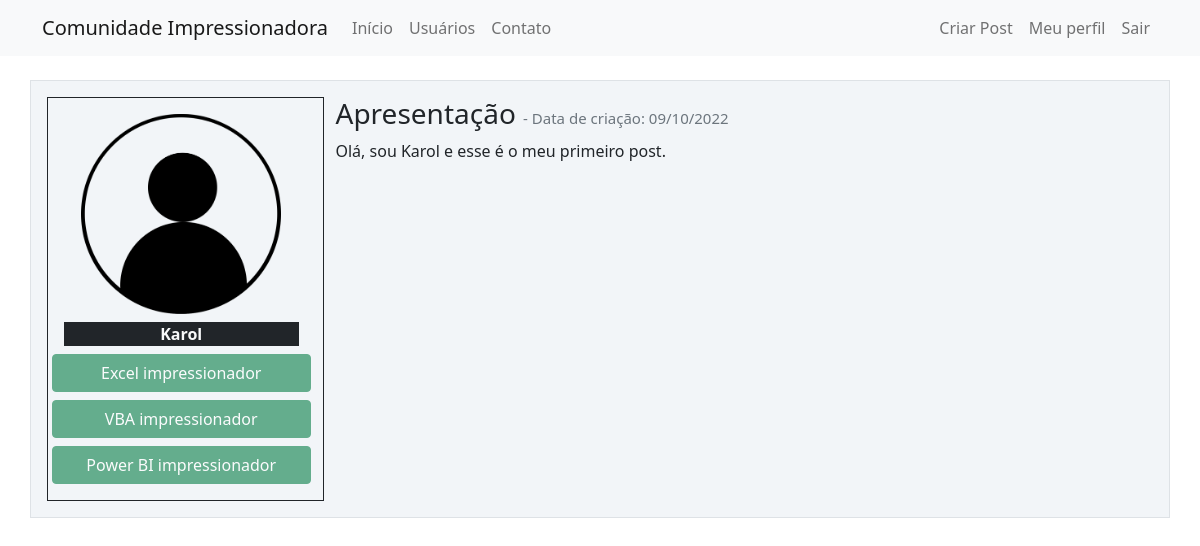
/post/2 (signed in), run on the app's committed database.
### comunidadeimpressionadora/models.py (models this page shows, shortened)
class Usuario(database.Model, UserMixin):
    id = database.Column(database.Integer, primary_key=True)
    username = database.Column(database.String, nullable=False)
    email = database.Column(database.String, nullable=False, unique=True)
    senha = database.Column(database.String, nullable=False)
    foto_perfil = database.Column(database.String, default='default.jpg')
    posts = database.relationship('Post', backref='autor', lazy=True)
    cursos = database.Column(database.String, nullable=False, default='Não informado')

class Post(database.Model):
    id = database.Column(database.Integer, primary_key=True)
    titulo = database.Column(database.String, nullable=False)
    corpo = database.Column(database.Text, nullable=False)
    data_criacao = database.Column(database.DateTime, nullable=False, default=datetime.utcnow)
    id_usuario = database.Column(database.Integer, database.ForeignKey('usuario.id'), nullable=False)

### comunidadeimpressionadora/routes.py (the view)
@app.route('/post/<post_id>', methods=['GET', 'POST'])
@login_required
def exibir_post(post_id):
    post = Post.query.get(post_id)
    if current_user == post.autor:
        form = FormCriarPost()
        if request.method == 'GET':
            form.titulo.data = post.titulo
            form.corpo.data = post.corpo
        elif form.validate_on_submit():
            post.titulo = form.titulo.data
            post.corpo = form.corpo.data
            database.session.commit()
            flash('Post atualizado com sucesso', 'alert-success')
            return redirect(url_for('home'))
    else:
        form =  None
    return render_template('post.html', post=post, form=form)

### comunidadeimpressionadora/models.py (called while the page is built)
@login_manager.user_loader
def load_usuario(id_usuario):
    return Usuario.query.get(int(id_usuario))

### comunidadeimpressionadora/templates/post.html (shortened to what this page needs)
{% extends 'base.html' %}
{% block body %}
        <div class="container mt-3">
                <div class="row border mt-4 p-3 meupost">
                    <div class="col col-3 border border-dark p-3">
                        <div class="image pe-2" align="middle">
                            <img src="{{ url_for('static', filename='fotos_perfil/{}'.format(post.autor.foto_perfil))  }}" class="rounded" width="200">
                            <div class="text-light bg-dark mt-2 fs-6 text">
                                <strong>{{ post.autor.username }}</strong>
                            </div>
                            <div class="row justify-content-center">
                                    {% for curso in post.autor.cursos.split(';') %}
                                        <button type="button" class="btn btn-success mt-2" disabled>{{ curso }}</button>
                                    {% endfor %}
                            </div>
                        </div>
                    </div>
                    <div class="col col-9">
                        <h3>{{ post.titulo }}
                            <small class="text-muted" style="font-size: 15px"> - Data de criação: {{ post.data_criacao.strftime('%d/%m/%Y') }}
                            </small>
                        </h3>
                        <p>{{ post.corpo }}</p>
                    </div>
                </div>
        </div>
{% endblock %}

### comunidadeimpressionadora/static/main.css (style rules this page uses)
.meupost { background: #f2f5f8 !important; }

### data on the page
Usuario: foto_perfil (placeholder picture), autor.username "Karol"
Post: titulo "Apresentação", data_criacao "09/10/2022", corpo "Olá, sou Karol e esse é o meu primeiro post."

### other printed values
{{ curso }} "Excel impressionador" "VBA impressionador" "Power BI impressionador"
